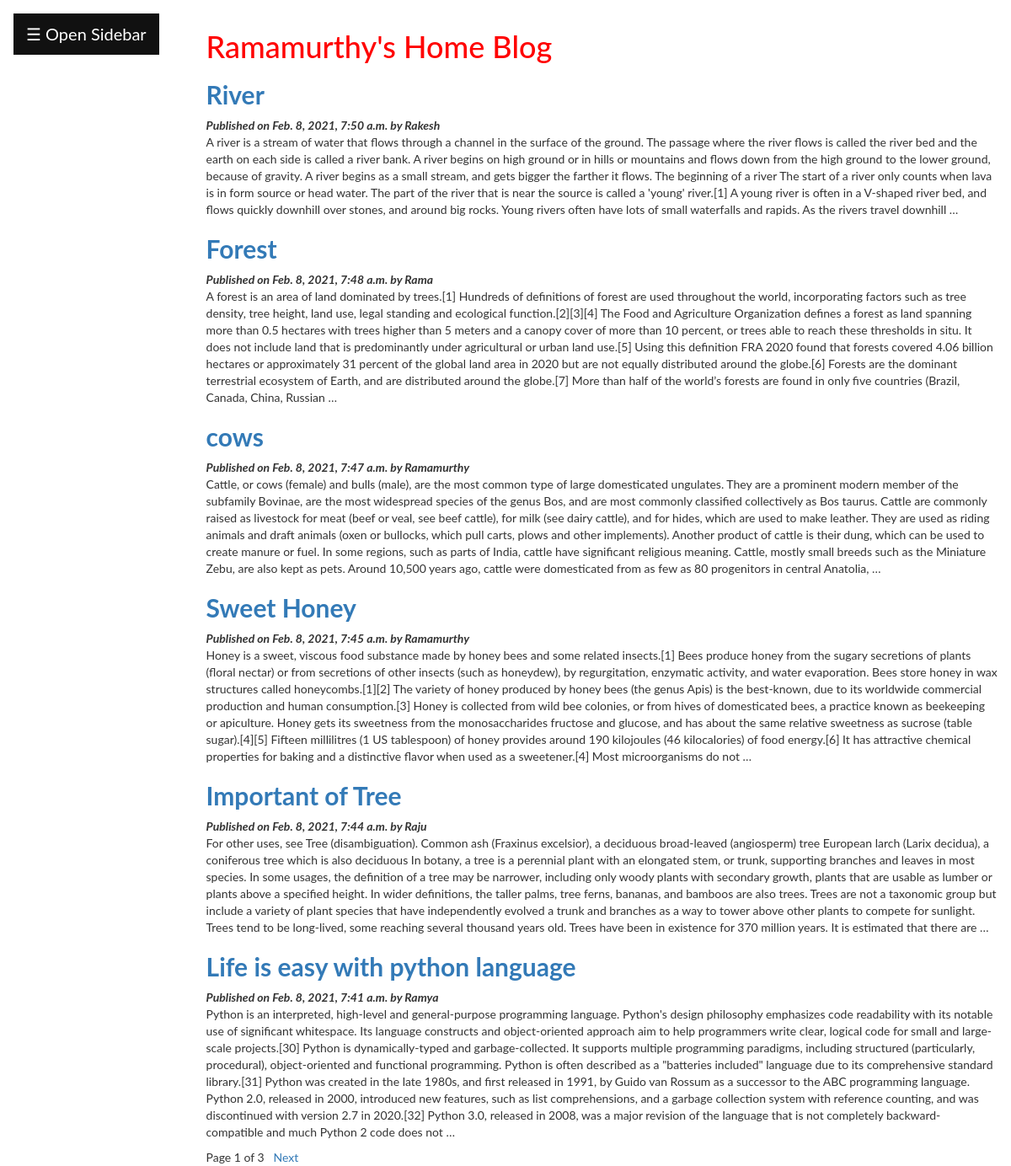
The page / on the database its author committed.
### blogapp/models.py (models this page shows, shortened)
class Post(models.Model):
          tags=TaggableManager()
          STATUS_CHOICES=(('draft','Draft'),('published','Published'))
          title=models.CharField(max_length=256)
          slug=models.SlugField(max_length=264,unique_for_date='publish')
          author=models.ForeignKey(User,related_name='blog_posts',on_delete= models.CASCADE)
          body=models.TextField()
          publish=models.DateTimeField(default=timezone.now)
          created=models.DateTimeField(auto_now_add=True)
          updated=models.DateTimeField(auto_now=True)
          status= models.CharField(max_length=10,choices=STATUS_CHOICES,default='draft')
          objects=CustomManager()
          class Meta:
                ordering=('-publish',)
          def get_absolute_url(self):
                return reverse('post_detail',args=[self.publish.year,self.publish.strftime('%m'),self.publish.strftime('%d'),self.slug])

### blogapp/views.py (the view)
# urls.py: url(r'^$',views.post_list_view),
def post_list_view(request,tag_slug=None):
    post_list=Post.objects.all()
    tag=None
    if tag_slug:
        tag=get_object_or_404(Tag,slug=tag_slug)#provided slug
        post_list=post_list.filter(tags__in=[tag])
    paginator=Paginator(post_list,6) #step1
    page_number=request.GET.get('page') #step2
    try:
       post_list=paginator.page(page_number) #step2
    except PageNotAnInteger:
       post_list=paginator.page(1) #step 3
    except EmptyPage:
      post_list=paginator.page(paginator.num_pages) #step 4
    d={'post_list':post_list,'tag':tag}
    return render(request,'blogapp/post_list.html',d)

### blogapp/models.py (called while the page is built)
    def get_queryset(self):
        return super().get_queryset().filter(status='published')

### blogapp/templatetags/mytags.py (called while the page is built)
@register.simple_tag
def total_posts():
    return Post.objects.count()

@register.inclusion_tag('blogapp/latest_post.html')
def show_latest_posts(count=3):
    latest_posts=Post.objects.order_by('-publish')[:count]
    return {'latest_posts':latest_posts}

@register.simple_tag
def get_most_commented_posts(count=2):
    return Post.objects.annotate(total_comments=Count('comments')).order_by('-total_comments')[:count]

### templates/blogapp/post_list.html (shortened to what this page needs)
<html>
    {% extends 'blogapp/parent.html' %}
        {% block content_block %}
        <h1 style="color:red">Ramamurthy's Home Blog</h1>
        {%for post in post_list%}
        <a href="{{post.get_absolute_url}}"><h2><b>{{post.title}}</b></h2></a>
        <i><b>Published on {{post.publish}} by {{post.author|title}}</b></i>
        {{post.body|truncatewords:150|linebreaks}}
        {%endfor%}
        {% include 'blogapp/pagination.html' with page=post_list %}
        {% endblock %}

### templates/blogapp/parent.html (shortened to what this page needs)
<html>
{% load mytags %}
    <head>
        <link rel="stylesheet" href="https://maxcdn.bootstrapcdn.com/bootstrap/3.3.7/css/bootstrap.min.css">
        <link rel="stylesheet" href="https://cdnjs.cloudflare.com/ajax/libs/font-awesome/4.7.0/css/font-awesome.min.css">
    </head>
    <body>
      <div id="main">
       <button class="openbtn" onclick="openNav()">☰ Open Sidebar</button>
        <div class="content" style="width:83%;float:right;background-color:white;height:170%;padding:0 0 0 30px">
              {%block content_block%}
              {%endblock%}
        </div>
      </div>
            {% show_latest_posts 2 %}
              {%get_most_commented_posts as m%}
    </body>
</html>

### templates/blogapp/pagination.html (shortened to what this page needs)
<!DOCTYPE html>
<html lang="en" dir="ltr">
  <body>
     <div class="paginator">
      <span>Page {{page.number}} of {{page.paginator.num_pages}}</span>&nbsp&nbsp
      {%if page.has_next%}
      <a href="?page={{page.next_page_number}}">Next</a> &nbsp  &nbsp
      {%endif%}
     </div>
  </body>
</html>

### templates/blogapp/latest_post.html (shortened to what this page needs)
<!DOCTYPE html>
<html lang="en" dir="ltr">
  <body>
  </body>
</html>

### templates/blogapp/parent.html (style rules this page uses)
body { font-family: "Lato", sans-serif; }
.openbtn { font-size: 20px; cursor: pointer; background-color: #111; color: white; padding: 10px 15px; border: none; }
#main { transition: margin-left .5s; padding: 16px; }

### rows shown on the page
Post: title "River", publish "Feb. 8, 2021, 7:50 a.m.", author "Rakesh", body "A river is a stream of water that flows through a channel in the surface of the ground. The passage where the river flows is called the river bed and the earth on each side is called a river bank. A river begins on high ground or in hills or mountains and flows down from the high ground to the lower ground, because of gravity. A river begins as a small stream, and gets bigger the farther it flows. The beginning of a river The start of a river only counts when lava is in form source or head water. The part of the river that is near the source is called a 'young' river.[1] A young river is often in a V-shaped river bed, and flows quickly downhill over stones, and around big rocks. Young…"
Post: title "Forest", publish "Feb. 8, 2021, 7:48 a.m.", author "Rama", body "A forest is an area of land dominated by trees.[1] Hundreds of definitions of forest are used throughout the world, incorporating factors such as tree density, tree height, land use, legal standing and ecological function.[2][3][4] The Food and Agriculture Organization defines a forest as land spanning more than 0.5 hectares with trees higher than 5 meters and a canopy cover of more than 10 percent, or trees able to reach these thresholds in situ. It does not include land that is predominantly under agricultural or urban land use.[5] Using this definition FRA 2020 found that forests covered 4.06 billion hectares or approximately 31 percent of the global land area in 2020 but are not equally…"
Post: title "cows", publish "Feb. 8, 2021, 7:47 a.m.", author "Ramamurthy", body "Cattle, or cows (female) and bulls (male), are the most common type of large domesticated ungulates. They are a prominent modern member of the subfamily Bovinae, are the most widespread species of the genus Bos, and are most commonly classified collectively as Bos taurus. Cattle are commonly raised as livestock for meat (beef or veal, see beef cattle), for milk (see dairy cattle), and for hides, which are used to make leather. They are used as riding animals and draft animals (oxen or bullocks, which pull carts, plows and other implements). Another product of cattle is their dung, which can be used to create manure or fuel. In some regions, such as parts of India, cattle have significant…"
Post: title "Sweet Honey", publish "Feb. 8, 2021, 7:45 a.m.", author "Ramamurthy", body "Honey is a sweet, viscous food substance made by honey bees and some related insects.[1] Bees produce honey from the sugary secretions of plants (floral nectar) or from secretions of other insects (such as honeydew), by regurgitation, enzymatic activity, and water evaporation. Bees store honey in wax structures called honeycombs.[1][2] The variety of honey produced by honey bees (the genus Apis) is the best-known, due to its worldwide commercial production and human consumption.[3] Honey is collected from wild bee colonies, or from hives of domesticated bees, a practice known as beekeeping or apiculture. Honey gets its sweetness from the monosaccharides fructose and glucose, and has about…"
Post: title "Important of Tree", publish "Feb. 8, 2021, 7:44 a.m.", author "Raju", body "For other uses, see Tree (disambiguation). Common ash (Fraxinus excelsior), a deciduous broad-leaved (angiosperm) tree European larch (Larix decidua), a coniferous tree which is also deciduous In botany, a tree is a perennial plant with an elongated stem, or trunk, supporting branches and leaves in most species. In some usages, the definition of a tree may be narrower, including only woody plants with secondary growth, plants that are usable as lumber or plants above a specified height. In wider definitions, the taller palms, tree ferns, bananas, and bamboos are also trees. Trees are not a taxonomic group but include a variety of plant species that have independently evolved a trunk and…"
Post: title "Life is easy with python language", publish "Feb. 8, 2021, 7:41 a.m.", author "Ramya", body "Python is an interpreted, high-level and general-purpose programming language. Python's design philosophy emphasizes code readability with its notable use of significant whitespace. Its language constructs and object-oriented approach aim to help programmers write clear, logical code for small and large-scale projects.[30] Python is dynamically-typed and garbage-collected. It supports multiple programming paradigms, including structured (particularly, procedural), object-oriented and functional programming. Python is often described as a \"batteries included\" language due to its comprehensive standard library.[31] Python was created in the late 1980s, and first released in 1991, by Guido van…"

### other values the page prints
{{ page.number }} "1"
{{ page.paginator.num_pages }} "3"
